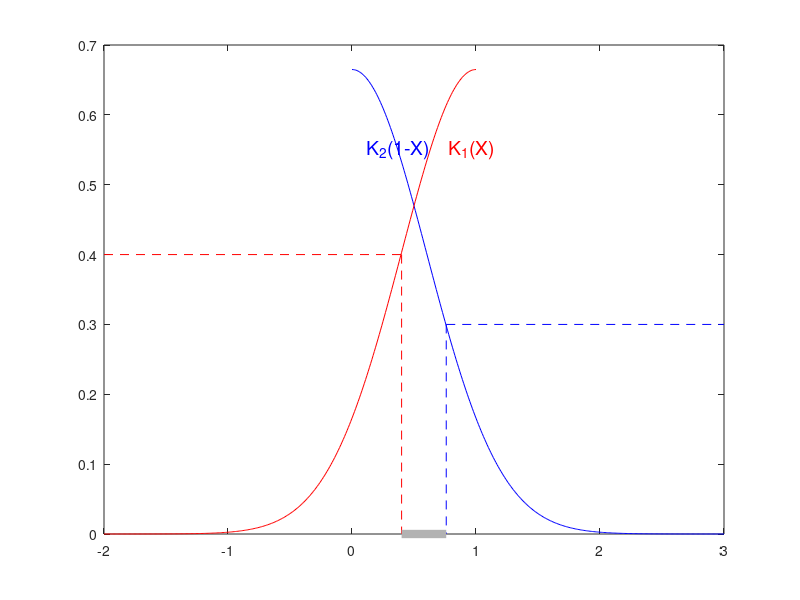

Write the MATLAB code that produced this figure. (Note: this script raises an error after producing the figure.)
x = [-2:.01: 3];

x1 = x;
y1 = normpdf(x1,0,0.6);

x2 = x;
y2 = normpdf(x2,1,0.6);

y= y1+y2;

y1_part = y1;
x1_part = x1;
y2_part = y2;
x2_part = x2;

y1_part(x1<0) = [];
x1_part(x1<0) = [];
y2_part(x2>1) = [];
x2_part(x2>1) = [];

figure(1)
plot(x1_part,y1_part,'b')
hold on
plot(x2_part,y2_part,'r')
hold on
threshold1 = 0.3;
threshold2 = 0.4;

[~,temp_index1] = min(abs(y1((length(y1)-1)/2+1:end)-threshold1));
[~,temp_index2] = min(abs(y2(1:(length(y2)-1)/2)-threshold2));
region_color = [0.7 0.7 0.7];
regionX = x(temp_index2:temp_index1+(length(y1)-1)/2);

line([max(regionX),3],[threshold1,threshold1],'LineStyle','--','Color','b')
hold on
line([-2,min(regionX)],[threshold2,threshold2],'LineStyle','--','Color','r')
hold on
line([min(regionX),min(regionX)],[threshold2,0], 'Color',region_color,'LineStyle','--','Color','r')
hold on
line([max(regionX),max(regionX)],[threshold1,0], 'Color',region_color,'LineStyle','--','Color','b')
hold on

if sum(diff(regionX)>0.010001) ==0 
   line([regionX(1),regionX(end)],[0,0], 'Color',region_color,'LineWidth',6)
   hold off
else
   midPoint = find(diff(regionX)>0.01001);
   line([regionX(1),regionX(midPoint)],[0,0], 'Color',region_color,'LineWidth',6)
   hold on
   line([regionX(midPoint+1),regionX(end)],[0,0], 'Color',region_color,'LineWidth',6)
   hold off
end
text(0.12,0.55,'K_2(1-X)', 'Color','b','FontSize', 14)
text(0.78,0.55,'K_1(X)', 'Color','r','FontSize', 14)


hold off
ax1 = gca; % current axes
ax1.FontSize = 14;
ax1.XColor = 'r';
ax1.YColor = 'r';
ax1.XAxisLocation = 'origin';
ylabel('K','Color','black')
yticks([0 threshold2 1])
yticklabels({'0','C_1','1'})
xlabel('X','Color','black')
xlim([0 1])
ylim([0 1])
ax1_pos = ax1.Position; % position of first axes
ax2 = axes('Position',ax1_pos,...
    'XAxisLocation','top',...
    'YAxisLocation','right',...
    'Color','none');
ax2.FontSize = 14;
ax2.XColor = 'b';
ax2.YColor = 'b';
%xticklabels({'1','0.9','0.8','0.7','0.6','0.5','0.4','0.3','0.2','0.1','0'})
xticklabels({'1','0.8','0.6','0.4','0.2','0'})
yticks([0 threshold1 1])
yticklabels({'0','C_2','1'})
ylim([0 1])
%yyaxis left

figure(2)
plot(x1,y,'Color',[0 .7 .7])
hold on
line([max(regionX),3],[threshold1,threshold1],'LineStyle','--')
hold on
line([-2,min(regionX)],[threshold2,threshold2],'LineStyle','--','Color','r')
hold on
line([min(regionX),min(regionX)],[threshold2,0], 'Color',region_color,'LineStyle','--','Color','r')
hold on
line([max(regionX),max(regionX)],[threshold1,0], 'Color',region_color,'LineStyle','--','Color','b')
hold on

if sum(diff(regionX)>0.010001) ==0 
   line([regionX(1),regionX(end)],[0,0], 'Color',region_color,'LineWidth',6)
else
   midPoint = find(diff(regionX)>0.01001);
   line([regionX(1),regionX(midPoint)],[0,0], 'Color',region_color,'LineWidth',6)
   hold on
   line([regionX(midPoint+1),regionX(end)],[0,0], 'Color',region_color,'LineWidth',6)
end

hold on
[max_v, max_i] =  max(y);
scatter(x(max_i),max_v,'MarkerEdgeColor',[0 .7 .7],'MarkerFaceColor',[0 .7 .7],'LineWidth',1.5)
hold on
scatter(x(max_i),0,'MarkerEdgeColor',[0 .7 .7],'MarkerFaceColor',[0 .7 .7],'LineWidth',1.5)
hold off


ax1 = gca; % current axes
ax1.FontSize = 14;
ax1.XColor = 'r';
ax1.YColor = 'r';
ax1.XAxisLocation = 'origin';
ylabel('K','Color','black')
yticks([0 threshold2 1])
yticklabels({'0','C_1','1'})
xlabel('X','Color','black')
xlim([0 1])
ylim([0 1])
ax1_pos = ax1.Position; % position of first axes
ax2 = axes('Position',ax1_pos,...
    'XAxisLocation','top',...
    'YAxisLocation','right',...
    'Color','none');
ax2.FontSize = 14;
ax2.XColor = 'b';
ax2.YColor = 'b';
xticks([])
yticks([0 threshold1 1])
yticklabels({'0','C_2','1'})